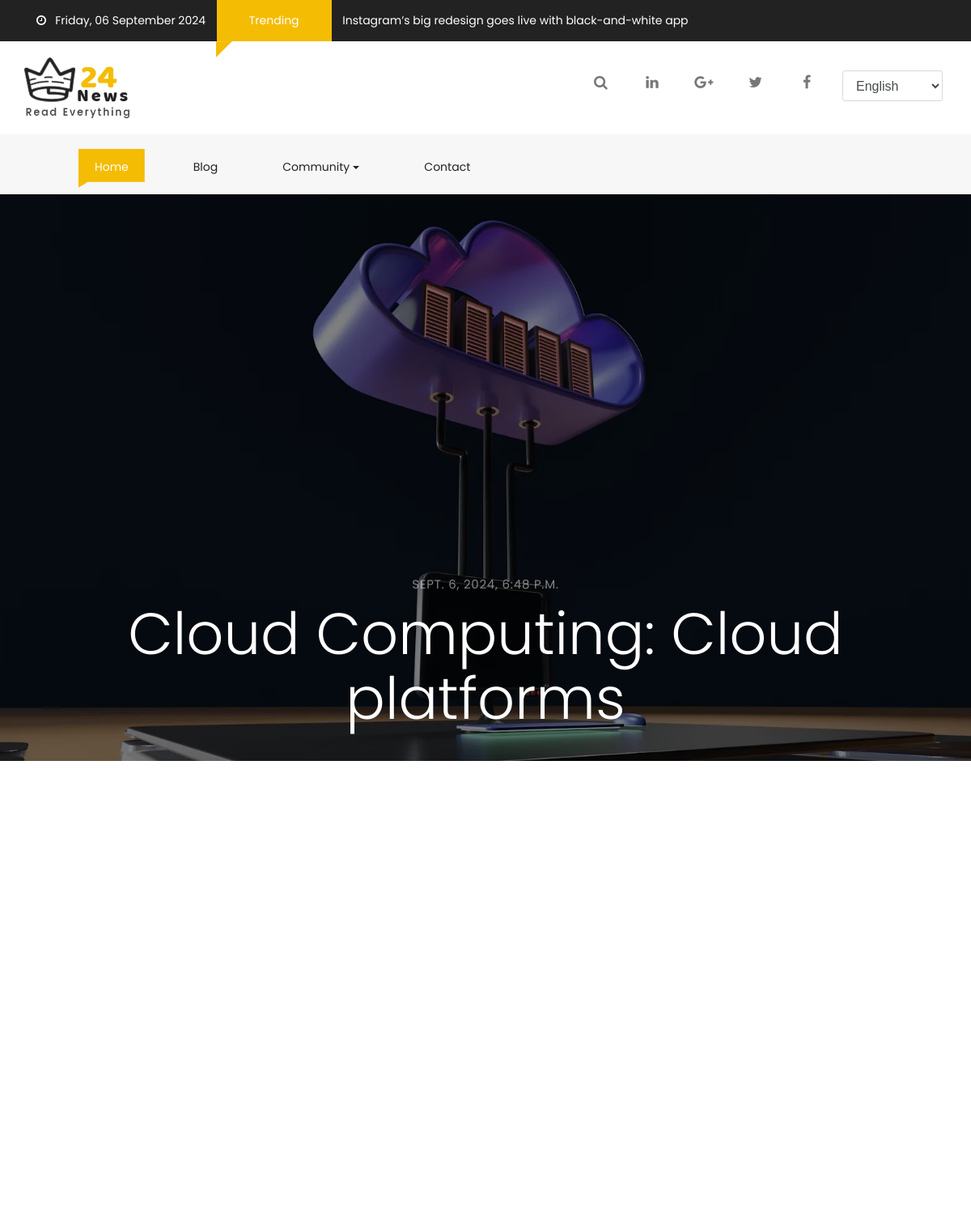
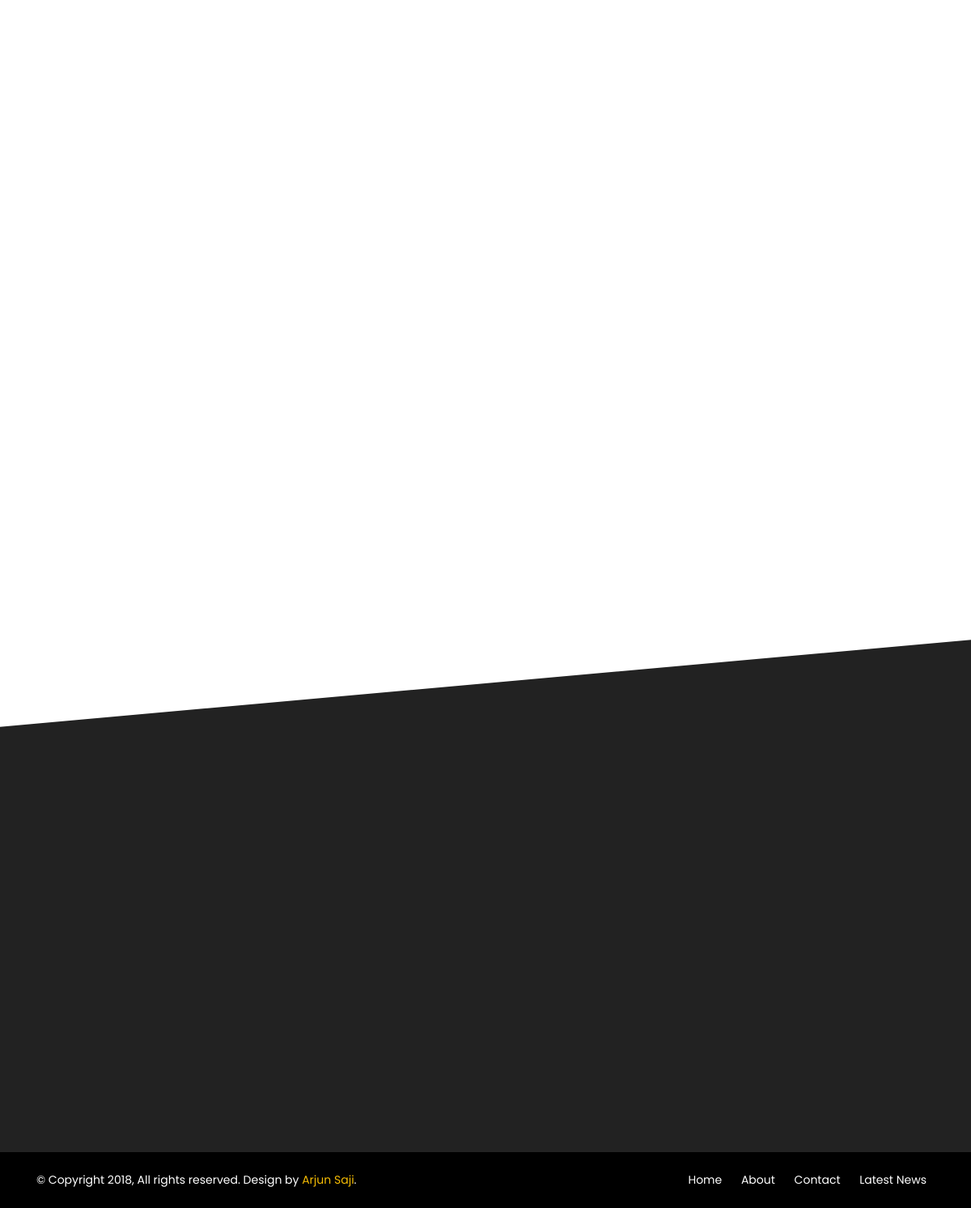
/single/5/, run on the app's committed database (2 pictures, top to bottom).
### blogapp/models.py (models this page shows, shortened)
class Blog(models.Model):
	title=models.CharField(max_length=600)
	description=models.TextField()
	created_by=models.CharField(max_length=100)
	created_date=models.DateTimeField(default=timezone.now)
	image=models.ImageField(upload_to='images/',blank=True,null=True)

### blogapp/views.py (the view)
# urls.py: path("single/<int:object_id>/",views.single,name="single"),
def single(request,object_id):
	blogs=Blog.objects.get(pk=object_id)
	all_blogs=Blog.objects.exclude(pk=object_id)
	context={"blogs":blogs,"all_blogs":all_blogs}
	return render(request,"single.html",context)

### templates/single.html (shortened to what this page needs)
{% extends 'base.html' %}
{% load static %}
{% block content %}
<div id="fh5co-title-box" style="background-image: url('{{blogs.image.url}}'); width:38.2%;z-index:555;background-size:cover;background-repeat:no-repeat;background-position:center center;position:relative;height:700px;width:100%">
    <div class="overlay" style="position:absolute;top:0;bottom:0;left:0;right:0;z-index:10;background:rgba(0,0,0,0.5)"></div>
    <div class="page-title" style="z-index:12;position:absolute;bottom:0;padding:30px ;width:100%;margin:0 auto;text-align:center">
        <span style="display:block;color:rgba(255,255,255,0.5);text-transform:uppercase;font-size:15px;letter-spacing:.05em;margin-bottom:10px">{{blogs.created_date}}</span>
        <h2 style="color:white;font-weight:300;font-size:72px">{{blogs.title}}</h2>
    </div>
</div>
<div id="fh5co-single-content" class="container-fluid pb-4 pt-4 paddding">
    <div class="container paddding">
        <div class="row mx-0">
        </div>
    </div>
</div>
<div class="container-fluid pb-4 pt-5">
</div>
{% endblock %}

### static/css/style_1.css (style rules this page uses)
.paddding { padding-left:0 !important;padding-right:0 !important }
#fh5co-title-box { width:38.2%;z-index:555;background-size:cover;background-repeat:no-repeat;background-position:center center; }
#fh5co-title-box .overlay { position:absolute;top:0;bottom:0;left:0;right:0;z-index:10;background:rgba(0,0,0,0.5) }
#fh5co-title-box .page-title { z-index:12;position:absolute;bottom:0;padding:30px }
#fh5co-title-box .page-title h2 { color:white;font-weight:300 }
#fh5co-title-box .page-title>span { display:block;color:rgba(255,255,255,0.5);text-transform:uppercase;font-size:15px;letter-spacing:.05em;margin-bottom:10px }
#fh5co-single-content { z-index:999;background:white }

### data on the page
Blog: image (picture), created_date "SEPT. 6, 2024, 6:48 P.M.", title "Cloud Computing: Cloud platforms"
